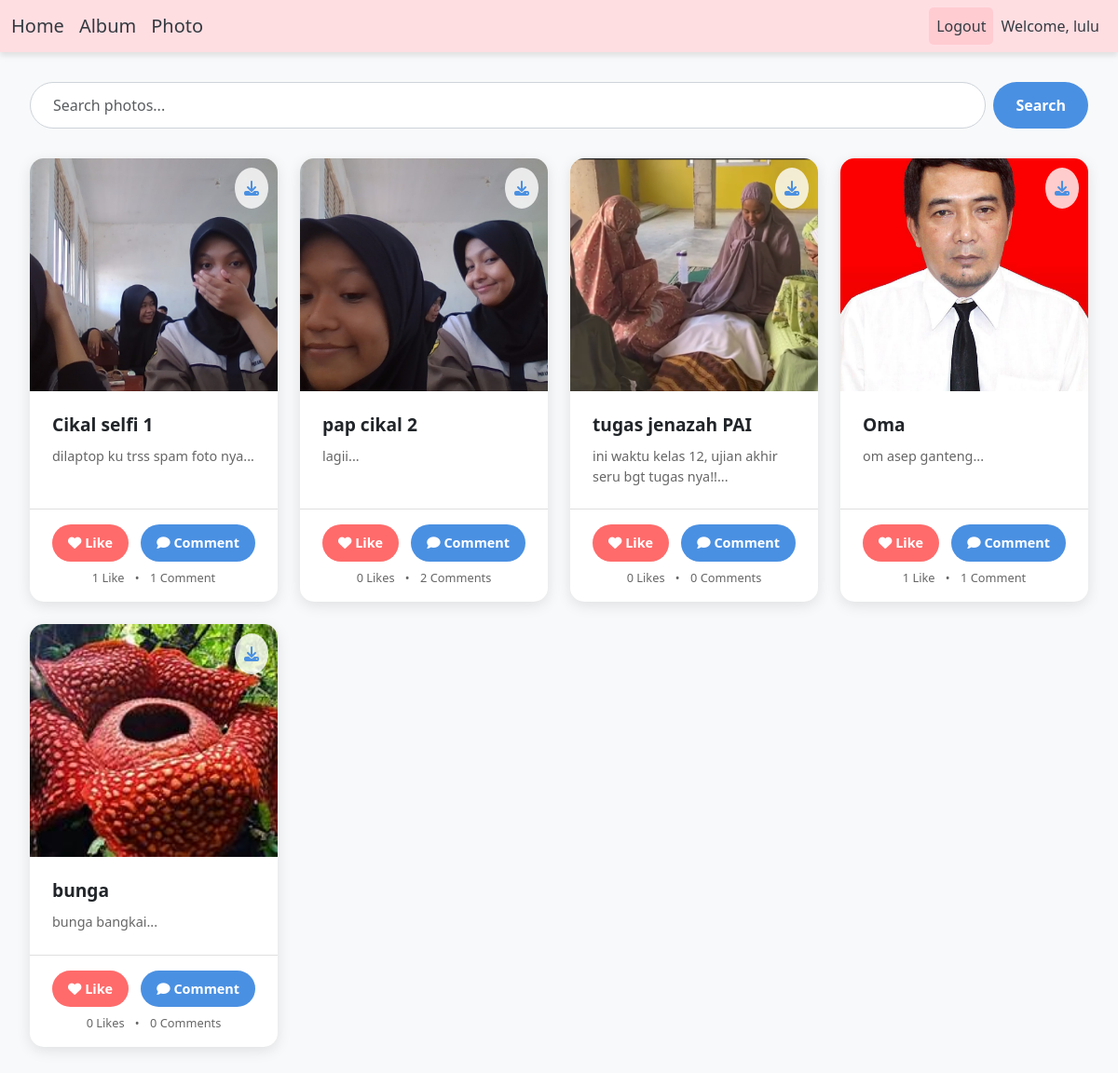
The page /user/index.php (signed in) on the database its author committed.
### tables this page shows
CREATE TABLE `foto` (
  `fotoid` int(11) NOT NULL,
  `judulfoto` varchar(255) NOT NULL,
  `deskripsifoto` text NOT NULL,
  `tanggalunggah` date NOT NULL,
  `lokasifile` varchar(255) NOT NULL,
  `albumid` int(11) NOT NULL,
  `userid` int(11) NOT NULL
);

### user/index.php (the view, shortened to what this page needs)
<?php
include '../navbar/nav_user.php';
include '../config/connection.php';
$searchQuery = '';
?>
<!DOCTYPE html>
<html lang="en">
<head>
    <link href="https://cdn.jsdelivr.net/npm/bootstrap@5.3.3/dist/css/bootstrap.min.css" rel="stylesheet">
    <link rel="stylesheet" href="https://cdnjs.cloudflare.com/ajax/libs/font-awesome/6.6.0/css/all.min.css" />
</head>
<body>
    <div class="container">
        <form class="search-form d-flex" action="" method="GET" role="search">
            <input class="form-control search-input me-2" type="search" name="query" placeholder="Search photos..." aria-label="Search" value="<?php echo htmlspecialchars($searchQuery); ?>">
            <button class="btn search-btn" type="submit">Search</button>
        </form>
        <div class="row row-cols-1 row-cols-sm-2 row-cols-md-3 row-cols-lg-4 g-4">
            <?php
            if (!empty($searchQuery)) {
                $query = mysqli_query($conn, "
                    SELECT * FROM foto
                    WHERE judulfoto LIKE '%$searchQuery%'
                    OR deskripsifoto LIKE '%$searchQuery%'
                ");
                echo '<h2>Search Results for "' . htmlspecialchars($searchQuery) . '"</h2>';
            } else {
                $query = mysqli_query($conn, "SELECT * FROM foto");
            }
            if (mysqli_num_rows($query) == 0) {
                echo '<p>No results found.</p>';
            } else {
                while ($data = mysqli_fetch_assoc($query)) {
                    $fotoid = $data['fotoid'];
                    $like = mysqli_query($conn, "SELECT * FROM likefoto WHERE fotoid='$fotoid'");
                    $likeCount = mysqli_num_rows($like);
                    $comment = mysqli_query($conn, "SELECT * FROM komentarfoto WHERE fotoid='$fotoid'");
                    $commentCount = mysqli_num_rows($comment);
            ?>
                    <div class="col">
                        <div class="card h-100">
                            <a href="../assets/img/<?php echo htmlspecialchars($data['filelocation']); ?>" download class="download-btn">
                                <i class="fas fa-download"></i>
                            </a>
                            <a href="photo_detail.php?fotoid=<?php echo $data['fotoid']; ?>">
                                <img src="../assets/img/<?php echo htmlspecialchars($data['lokasifile']); ?>" class="card-img-top" alt="<?php echo htmlspecialchars($data['judulfoto']); ?>">
                            </a>
                            <div class="card-body">
                                <h5 class="card-title"><?php echo htmlspecialchars($data['judulfoto']); ?></h5>
                                <p class="card-text"><?php echo htmlspecialchars(substr($data['deskripsifoto'], 0, 100)); ?>...</p>
                            </div>
                            <div class="card-footer">
                                <div class="d-flex justify-content-between align-items-center">
                                    <a href="../config/process_like_user.php?fotoid=<?php echo $data['fotoid']; ?>" class="btn btn-like">
                                        <i class="fa fa-heart"></i> Like
                                    </a>
                                    <a href="photo_detail.php?fotoid=<?php echo $data['fotoid']; ?>" class="btn btn-comment">
                                        <i class="fa fa-comment"></i> Comment
                                    </a>
                                </div>
                                <div class="stats mt-2 text-center">
                                    <span><?php echo $likeCount; ?> Like<?php echo $likeCount != 1 ? 's' : ''; ?></span>
                                    <span class="mx-2">•</span>
                                    <span><?php echo $commentCount; ?> Comment<?php echo $commentCount != 1 ? 's' : ''; ?></span>
                                </div>
                            </div>
                        </div>
                    </div>
            <?php
                }
            }
            ?>
        </div>
    </div>
</body>
</html>

### navbar/nav_user.php (style rules this page uses)
body { background-color: #f8f9fa; }

### user/index.php (style rules this page uses)
:root { --primary-color: #4a90e2; --secondary-color: #ff6b6b; --background-color: #f8f9fa; --card-background: #ffffff; --text-color: #333333; --shadow-color: rgba(0, 0, 0, 0.1); }
body { background-color: var(--background-color); font-family: 'Segoe UI', Tahoma, Geneva, Verdana, sans-serif; color: var(--text-color); padding-bottom: 60px; }
.container { max-width: 1400px; padding: 2rem; }
.search-form { margin-bottom: 2rem; }
.search-input { border-radius: 25px; padding: 0.75rem 1.5rem; border: 1px solid #ced4da; transition: box-shadow 0.3s ease; }
.search-btn { border-radius: 25px; padding: 0.75rem 1.5rem; background-color: var(--primary-color); border: none; color: white; font-weight: 600; transition: background-color 0.3s ease; }
.card { border: none; border-radius: 15px; overflow: hidden; box-shadow: 0 4px 15px var(--shadow-color); transition: transform 0.3s ease, box-shadow 0.3s ease; background-color: var(--card-background); }
.card-img-top { height: 250px; object-fit: cover; transition: transform 0.3s ease; }
.card-body { padding: 1.5rem; }
.card-title { font-size: 1.2rem; font-weight: 700; margin-bottom: 0.75rem; }
.card-text { font-size: 0.9rem; color: #666; margin-bottom: 1rem; }
.card-footer { background-color: transparent; border-top: 1px solid rgba(0, 0, 0, 0.125); padding: 1rem 1.5rem; }
.btn-like, .btn-comment { border-radius: 20px; padding: 0.5rem 1rem; font-size: 0.9rem; font-weight: 600; transition: all 0.3s ease; }
.btn-like { background-color: var(--secondary-color); color: white; }
.btn-comment { background-color: var(--primary-color); color: white; }
.download-btn { position: absolute; top: 10px; right: 10px; background-color: rgba(255, 255, 255, 0.8); border: none; border-radius: 50%; padding: 10px; color: var(--primary-color); transition: all 0.3s ease; z-index: 10; }
.stats { font-size: 0.8rem; color: #666; }

### rows shown on the page
foto: lokasifile (picture), judulfoto "Cikal selfi 1", deskripsifoto "dilaptop ku trss spam foto nya", likeCount "1", commentCount "1"
foto: lokasifile (picture), judulfoto "pap cikal 2", deskripsifoto "lagii", likeCount "0", commentCount "2"
foto: lokasifile (picture), judulfoto "tugas jenazah PAI", deskripsifoto "ini waktu kelas 12, ujian akhir seru bgt tugas nya!!", likeCount "0", commentCount "0"
foto: lokasifile (picture), judulfoto "Oma", deskripsifoto "om asep ganteng", likeCount "1", commentCount "1"
foto: lokasifile (picture), judulfoto "bunga", deskripsifoto "bunga bangkai", likeCount "0", commentCount "0"

### other values the page prints
$_SESSION['namalengkap'] "lulu"
